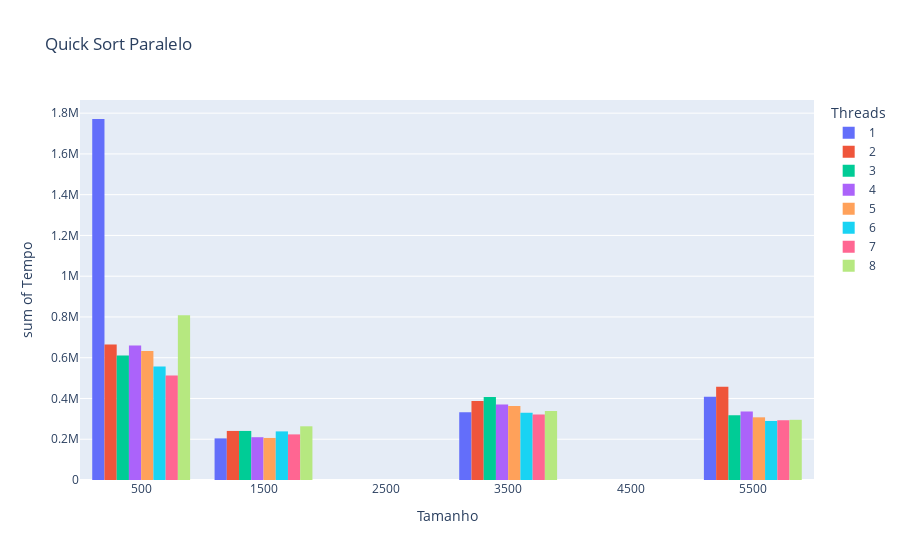

The notebook cell this image was saved under:
### Code cell
data = pd.read_csv("C:\\Users\\Rafael Oliveira\\Desktop\\AV2\\quick_sort_paralelo.csv", sep=',')

data['Tempo'] = data.groupby(['Tamanho', 'Threads'])['Tempo'].transform('mean')

data_mean = data.groupby(['Tamanho', 'Threads'])['Tempo'].mean().reset_index()

data_mean.plot(kind='hist', x='Tamanho', y='Tempo', barmode='group',color='Threads', title='Quick Sort Paralelo', labels={'Tamanho': 'Tamanho', 'Tempo': 'Tempo', 'Threads': 'Threads'})

### Figure 1 — Plotly figure (JSON) as saved in the notebook; plotly's stock layout.template omitted (floating-point values rounded to 4 significant figures)
{"data": [{"alignmentgroup": "True", "bingroup": "x", "histfunc": "sum", "hovertemplate": "Threads=1<br>Tamanho=%{x}<br>sum of Tempo=%{y}<extra></extra>", "legendgroup": "1", "marker": {"color": "#636efa", "pattern": {"shape": ""}}, "name": "1", "offsetgroup": "1", "orientation": "v", "showlegend": true, "type": "histogram", "x": [100, 500, 1000, 3500, 5000], "xaxis": "x", "y": [1409000.0, 362425, 204200, 332200.0, 407875], "yaxis": "y"}, {"alignmentgroup": "True", "bingroup": "x", "histfunc": "sum", "hovertemplate": "Threads=2<br>Tamanho=%{x}<br>sum of Tempo=%{y}<extra></extra>", "legendgroup": "2", "marker": {"color": "#EF553B", "pattern": {"shape": ""}}, "name": "2", "offsetgroup": "2", "orientation": "v", "showlegend": true, "type": "histogram", "x": [100, 500, 1000, 3500, 5000], "xaxis": "x", "y": [347700, 316900.0, 240750, 388000.0, 457675], "yaxis": "y"}, {"alignmentgroup": "True", "bingroup": "x", "histfunc": "sum", "hovertemplate": "Threads=3<br>Tamanho=%{x}<br>sum of Tempo=%{y}<extra></extra>", "legendgroup": "3", "marker": {"color": "#00cc96", "pattern": {"shape": ""}}, "name": "3", "offsetgroup": "3", "orientation": "v", "showlegend": true, "type": "histogram", "x": [100, 500, 1000, 3500, 5000], "xaxis": "x", "y": [301600.0, 309700.0, 240775, 406700.0, 318275], "yaxis": "y"}, {"alignmentgroup": "True", "bingroup": "x", "histfunc": "sum", "hovertemplate": "Threads=4<br>Tamanho=%{x}<br>sum of Tempo=%{y}<extra></extra>", "legendgroup": "4", "marker": {"color": "#ab63fa", "pattern": {"shape": ""}}, "name": "4", "offsetgroup": "4", "orientation": "v", "showlegend": true, "type": "histogram", "x": [100, 500, 1000, 3500, 5000], "xaxis": "x", "y": [306400.0, 353400.0, 209975, 370850, 336475], "yaxis": "y"}, {"alignmentgroup": "True", "bingroup": "x", "histfunc": "sum", "hovertemplate": "Threads=5<br>Tamanho=%{x}<br>sum of Tempo=%{y}<extra></extra>", "legendgroup": "5", "marker": {"color": "#FFA15A", "pattern": {"shape": ""}}, "name": "5", "offsetgroup": "5", "orientation": "v", "showlegend": true, "type": "histogram", "x": [100, 500, 1000, 3500, 5000], "xaxis": "x", "y": [306825, 326500.0, 206350, 363050, 307500.0], "yaxis": "y"}, {"alignmentgroup": "True", "bingroup": "x", "histfunc": "sum", "hovertemplate": "Threads=6<br>Tamanho=%{x}<br>sum of Tempo=%{y}<extra></extra>", "legendgroup": "6", "marker": {"color": "#19d3f3", "pattern": {"shape": ""}}, "name": "6", "offsetgroup": "6", "orientation": "v", "showlegend": true, "type": "histogram", "x": [100, 500, 1000, 3500, 5000], "xaxis": "x", "y": [350000, 207300.0, 238500.0, 329400.0, 289800.0], "yaxis": "y"}, {"alignmentgroup": "True", "bingroup": "x", "histfunc": "sum", "hovertemplate": "Threads=7<br>Tamanho=%{x}<br>sum of Tempo=%{y}<extra></extra>", "legendgroup": "7", "marker": {"color": "#FF6692", "pattern": {"shape": ""}}, "name": "7", "offsetgroup": "7", "orientation": "v", "showlegend": true, "type": "histogram", "x": [100, 500, 1000, 3500, 5000], "xaxis": "x", "y": [315925, 196300, 223800.0, 321800, 293175], "yaxis": "y"}, {"alignmentgroup": "True", "bingroup": "x", "histfunc": "sum", "hovertemplate": "Threads=8<br>Tamanho=%{x}<br>sum of Tempo=%{y}<extra></extra>", "legendgroup": "8", "marker": {"color": "#B6E880", "pattern": {"shape": ""}}, "name": "8", "offsetgroup": "8", "orientation": "v", "showlegend": true, "type": "histogram", "x": [100, 500, 1000, 3500, 5000], "xaxis": "x", "y": [605600.0, 202975, 263500.0, 338900.0, 295375], "yaxis": "y"}], "layout": {"barmode": "group", "legend": {"title": {"text": "Threads"}, "tracegroupgap": 0}, "title": {"text": "Quick Sort Paralelo"}, "xaxis": {"anchor": "y", "domain": [0, 1], "title": {"text": "Tamanho"}}, "yaxis": {"anchor": "x", "domain": [0, 1], "title": {"text": "sum of Tempo"}}}}
